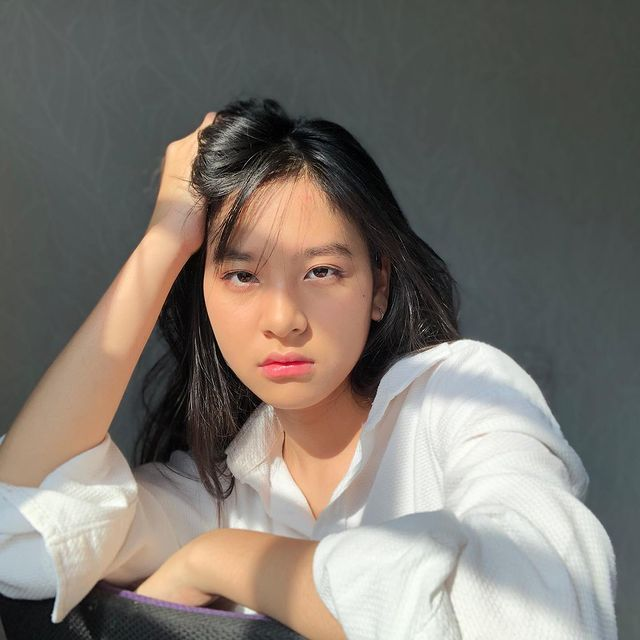
#> input picture 1207070103_Reza Fajriatul Haq/Image/zee.jpeg, 640 x 640 px
$ python '5-Skala Interpoasi Miring.py'
#> lines starting #> are read from the running program, lines starting #| are printed output that depends on the picture
import cv2 as cv
import numpy as np
import matplotlib.pyplot as plt

image = cv.imread("Image/zee.jpeg")
#> image is the input picture: shape (640, 640, 3); mean B, G, R 109.8, 117, 123.4
fig, ax = plt.subplots(1, 3, figsize=(16, 8))

# image size being 0.15 times of it's original size
image_scaled = cv.resize(image, None, fx=0.15,
fy=0.15)
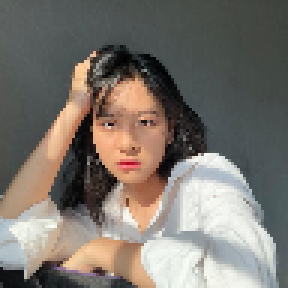
#> image_scaled: shape (96, 96, 3) (shown 3 times larger); mean B, G, R 109.8, 117, 123.4
ax[0].imshow(cv.cvtColor(image_scaled,
cv.COLOR_BGR2RGB))
ax[0].set_title("Linear Interpolation Scale")

# image size being 2 times of it's originalsize
image_scaled_2 = cv.resize(image, None, fx=2,
fy=2, interpolation=cv.INTER_CUBIC)
ax[1].imshow(cv.cvtColor(image_scaled_2,
cv.COLOR_BGR2RGB))
ax[1].set_title("Cubic Interpolation Scale")

# image size being 0.15 times of it's original size
image_scaled_3 = cv.resize(image, (200, 400),
interpolation=cv.INTER_AREA)
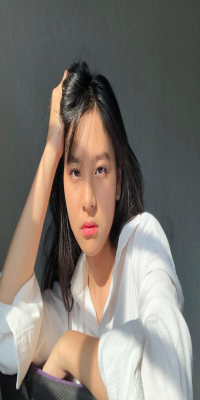
#> image_scaled_3: shape (400, 200, 3); mean B, G, R 109.8, 117, 123.4
ax[2].imshow(cv.cvtColor(image_scaled_3,
cv.COLOR_BGR2RGB))
ax[2].set_title("Skewed Interpolation Scale")
plt.show()
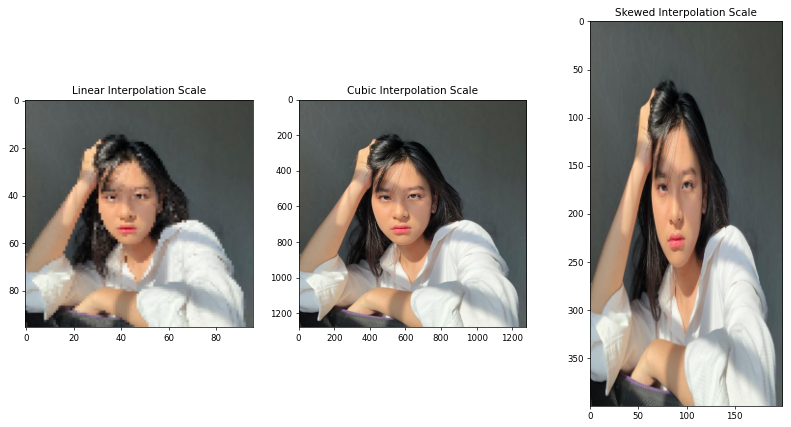
#> figure drawn by matplotlib, 3 panels

$ run again, with 1207070103_Reza Fajriatul Haq/Image/brain.jpeg copied over 1207070103_Reza Fajriatul Haq/Image/zee.jpeg
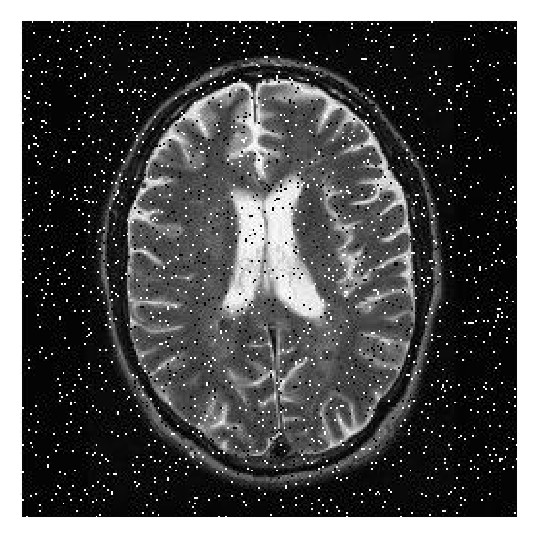
#> input picture 1207070103_Reza Fajriatul Haq/Image/brain.jpeg, 537 x 537 px
#> image is the input picture: shape (537, 537, 3); min 0, max 255, mean 82.8
#> `image_scaled_3 = cv.resize(image, (200, 400), interpolation=cv.INTER_A..`:
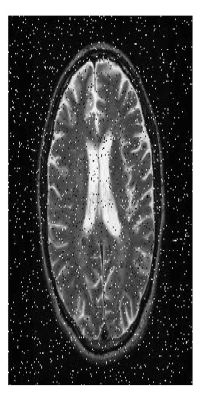
#> image_scaled_3: shape (400, 200, 3); min 0, max 255, mean 82.8
#> `plt.show()`:
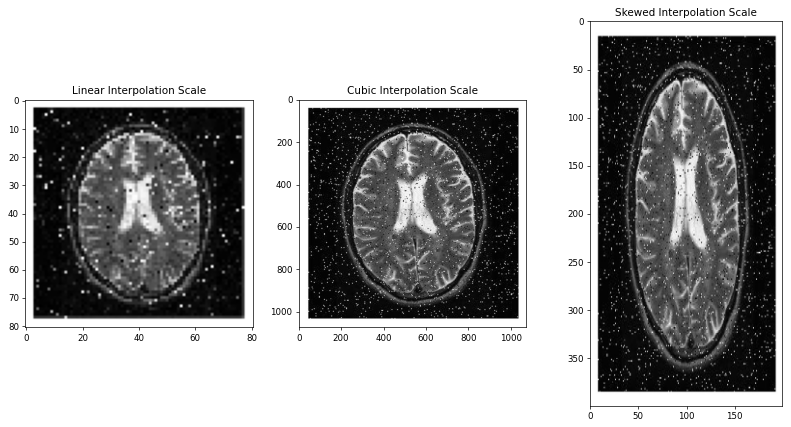
#> figure drawn by matplotlib, 3 panels
